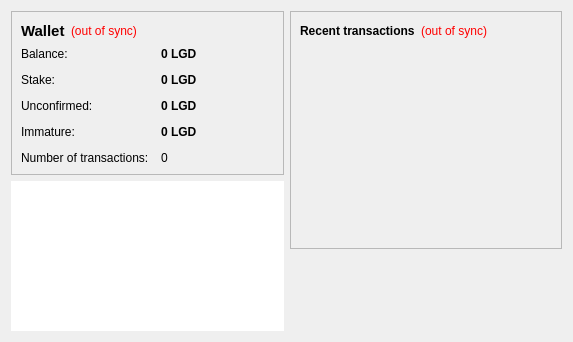
<?xml version="1.0" encoding="UTF-8"?>
<ui version="4.0">
 <class>OverviewPage</class>
 <widget class="QWidget" name="OverviewPage">
  <property name="geometry">
   <rect>
    <x>0</x>
    <y>0</y>
    <width>573</width>
    <height>342</height>
   </rect>
  </property>
  <property name="windowTitle">
   <string>Form</string>
  </property>
  <layout class="QHBoxLayout" name="horizontalLayout" stretch="1,1">
   <item>
    <layout class="QVBoxLayout" name="verticalLayout_2">
     <item>
      <widget class="QFrame" name="frame">
       <property name="frameShape">
        <enum>QFrame::StyledPanel</enum>
       </property>
       <property name="frameShadow">
        <enum>QFrame::Raised</enum>
       </property>
       <layout class="QVBoxLayout" name="verticalLayout_4">
        <item>
         <layout class="QHBoxLayout" name="horizontalLayout_4">
          <item>
           <widget class="QLabel" name="label_5">
            <property name="font">
             <font>
              <pointsize>11</pointsize>
              <weight>75</weight>
              <bold>true</bold>
             </font>
            </property>
            <property name="text">
             <string>Wallet</string>
            </property>
           </widget>
          </item>
          <item>
           <widget class="QLabel" name="labelWalletStatus">
            <property name="toolTip">
             <string>The displayed information may be out of date. Your wallet automatically synchronizes with the LegendaryCoin network after a connection is established, but this process has not completed yet.</string>
            </property>
            <property name="styleSheet">
             <string notr="true">QLabel { color: red; }</string>
            </property>
            <property name="text">
             <string notr="true">(out of sync)</string>
            </property>
            <property name="alignment">
             <set>Qt::AlignLeading|Qt::AlignLeft|Qt::AlignVCenter</set>
            </property>
           </widget>
          </item>
          <item>
           <spacer name="horizontalSpacer_2">
            <property name="orientation">
             <enum>Qt::Horizontal</enum>
            </property>
            <property name="sizeHint" stdset="0">
             <size>
              <width>40</width>
              <height>20</height>
             </size>
            </property>
           </spacer>
          </item>
         </layout>
        </item>
        <item>
         <layout class="QFormLayout" name="formLayout_2">
          <property name="fieldGrowthPolicy">
           <enum>QFormLayout::AllNonFixedFieldsGrow</enum>
          </property>
          <property name="horizontalSpacing">
           <number>12</number>
          </property>
          <property name="verticalSpacing">
           <number>12</number>
          </property>
          <item row="0" column="0">
           <widget class="QLabel" name="label">
            <property name="text">
             <string>Balance:</string>
            </property>
           </widget>
          </item>
          <item row="0" column="1">
           <widget class="QLabel" name="labelBalance">
            <property name="font">
             <font>
              <weight>75</weight>
              <bold>true</bold>
             </font>
            </property>
            <property name="cursor">
             <cursorShape>IBeamCursor</cursorShape>
            </property>
            <property name="toolTip">
             <string>Your current balance</string>
            </property>
            <property name="text">
             <string notr="true">0 LGD</string>
            </property>
            <property name="textInteractionFlags">
             <set>Qt::LinksAccessibleByMouse|Qt::TextSelectableByKeyboard|Qt::TextSelectableByMouse</set>
            </property>
           </widget>
          </item>
          <item row="1" column="0">
           <widget class="QLabel" name="label_6">
            <property name="text">
             <string>Stake:</string>
            </property>
           </widget>
          </item>
          <item row="1" column="1">
           <widget class="QLabel" name="labelStake">
            <property name="font">
             <font>
              <weight>75</weight>
              <bold>true</bold>
             </font>
            </property>
            <property name="cursor">
             <cursorShape>IBeamCursor</cursorShape>
            </property>
            <property name="toolTip">
             <string>Total of coins that was staked, and do not yet count toward the current balance</string>
            </property>
            <property name="text">
             <string notr="true">0 LGD</string>
            </property>
            <property name="textInteractionFlags">
             <set>Qt::LinksAccessibleByMouse|Qt::TextSelectableByKeyboard|Qt::TextSelectableByMouse</set>
            </property>
           </widget>
          </item>
          <item row="2" column="0">
           <widget class="QLabel" name="label_3">
            <property name="text">
             <string>Unconfirmed:</string>
            </property>
           </widget>
          </item>
          <item row="2" column="1">
           <widget class="QLabel" name="labelUnconfirmed">
            <property name="font">
             <font>
              <weight>75</weight>
              <bold>true</bold>
             </font>
            </property>
            <property name="cursor">
             <cursorShape>IBeamCursor</cursorShape>
            </property>
            <property name="toolTip">
             <string>Total of transactions that have yet to be confirmed, and do not yet count toward the current balance</string>
            </property>
            <property name="text">
             <string notr="true">0 LGD</string>
            </property>
            <property name="textInteractionFlags">
             <set>Qt::LinksAccessibleByMouse|Qt::TextSelectableByKeyboard|Qt::TextSelectableByMouse</set>
            </property>
           </widget>
          </item>
          <item row="3" column="0">
           <widget class="QLabel" name="labelImmatureText">
            <property name="text">
             <string>Immature:</string>
            </property>
           </widget>
          </item>
          <item row="3" column="1">
           <widget class="QLabel" name="labelImmature">
            <property name="font">
             <font>
              <weight>75</weight>
              <bold>true</bold>
             </font>
            </property>
            <property name="toolTip">
             <string>Mined balance that has not yet matured</string>
            </property>
            <property name="text">
             <string notr="true">0 LGD</string>
            </property>
            <property name="textInteractionFlags">
             <set>Qt::LinksAccessibleByMouse|Qt::TextSelectableByKeyboard|Qt::TextSelectableByMouse</set>
            </property>
           </widget>
          </item>
          <item row="4" column="0">
           <widget class="QLabel" name="label_2">
            <property name="text">
             <string>Number of transactions:</string>
            </property>
           </widget>
          </item>
          <item row="4" column="1">
           <widget class="QLabel" name="labelNumTransactions">
            <property name="toolTip">
             <string>Total number of transactions in wallet</string>
            </property>
            <property name="text">
             <string notr="true">0</string>
            </property>
           </widget>
          </item>
         </layout>
        </item>
       </layout>
      </widget>
     </item>
     <item>
      <widget class="QGraphicsView" name="graphicsView">
       <property name="autoFillBackground">
        <bool>false</bool>
       </property>
       <property name="styleSheet">
        <string notr="true">background: url(:/icons/res/images/logo.png) no-repeat; border:none;
        </string>
       </property>
      </widget>
     </item>
     <item>
      <spacer name="verticalSpacer">
       <property name="orientation">
        <enum>Qt::Vertical</enum>
       </property>
       <property name="sizeHint" stdset="0">
        <size>
         <width>20</width>
         <height>40</height>
        </size>
       </property>
      </spacer>
     </item>
    </layout>
   </item>
   <item>
    <layout class="QVBoxLayout" name="verticalLayout_3">
     <item>
      <widget class="QFrame" name="frame_2">
       <property name="frameShape">
        <enum>QFrame::StyledPanel</enum>
       </property>
       <property name="frameShadow">
        <enum>QFrame::Raised</enum>
       </property>
       <layout class="QVBoxLayout" name="verticalLayout">
        <item>
         <layout class="QHBoxLayout" name="horizontalLayout_2">
          <item>
           <widget class="QLabel" name="label_4">
            <property name="text">
             <string>&lt;b&gt;Recent transactions&lt;/b&gt;</string>
            </property>
           </widget>
          </item>
          <item>
           <widget class="QLabel" name="labelTransactionsStatus">
            <property name="toolTip">
             <string>The displayed information may be out of date. Your wallet automatically synchronizes with the LegendaryCoin network after a connection is established, but this process has not completed yet.</string>
            </property>
            <property name="styleSheet">
             <string notr="true">QLabel { color: red; }</string>
            </property>
            <property name="text">
             <string notr="true">(out of sync)</string>
            </property>
            <property name="alignment">
             <set>Qt::AlignRight|Qt::AlignTrailing|Qt::AlignVCenter</set>
            </property>
           </widget>
          </item>
          <item>
           <spacer name="horizontalSpacer">
            <property name="orientation">
             <enum>Qt::Horizontal</enum>
            </property>
            <property name="sizeHint" stdset="0">
             <size>
              <width>40</width>
              <height>20</height>
             </size>
            </property>
           </spacer>
          </item>
         </layout>
        </item>
        <item>
         <widget class="QListView" name="listTransactions">
          <property name="styleSheet">
           <string notr="true">QListView { background: transparent; }</string>
          </property>
          <property name="frameShape">
           <enum>QFrame::NoFrame</enum>
          </property>
          <property name="verticalScrollBarPolicy">
           <enum>Qt::ScrollBarAlwaysOff</enum>
          </property>
          <property name="horizontalScrollBarPolicy">
           <enum>Qt::ScrollBarAlwaysOff</enum>
          </property>
          <property name="selectionMode">
           <enum>QAbstractItemView::NoSelection</enum>
          </property>
         </widget>
        </item>
       </layout>
      </widget>
     </item>
     <item>
      <spacer name="verticalSpacer_2">
       <property name="orientation">
        <enum>Qt::Vertical</enum>
       </property>
       <property name="sizeHint" stdset="0">
        <size>
         <width>20</width>
         <height>40</height>
        </size>
       </property>
      </spacer>
     </item>
    </layout>
   </item>
  </layout>
 </widget>
 <resources/>
 <connections/>
</ui>
